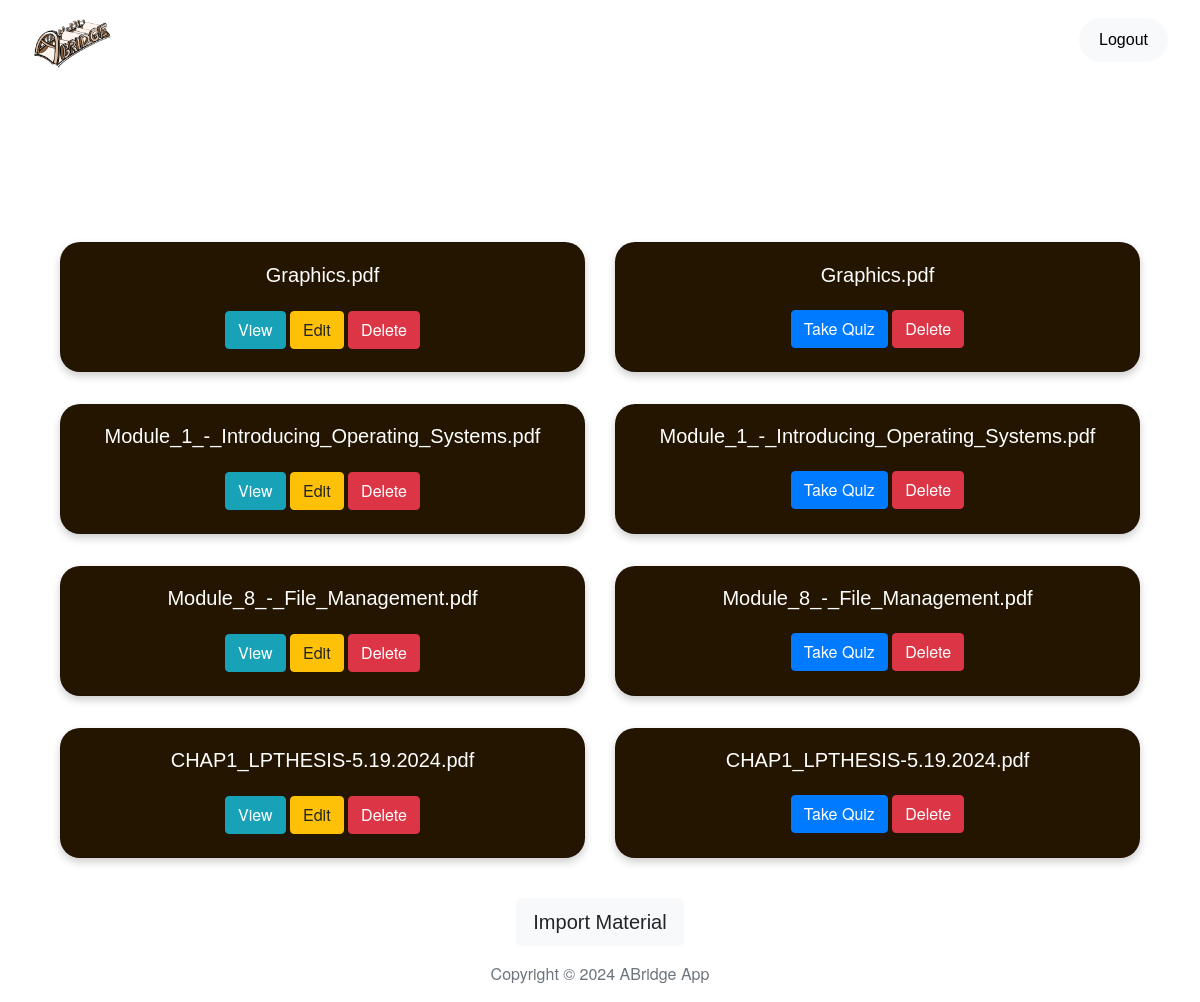
Page /dashboard (signed in) on the earlier database version.
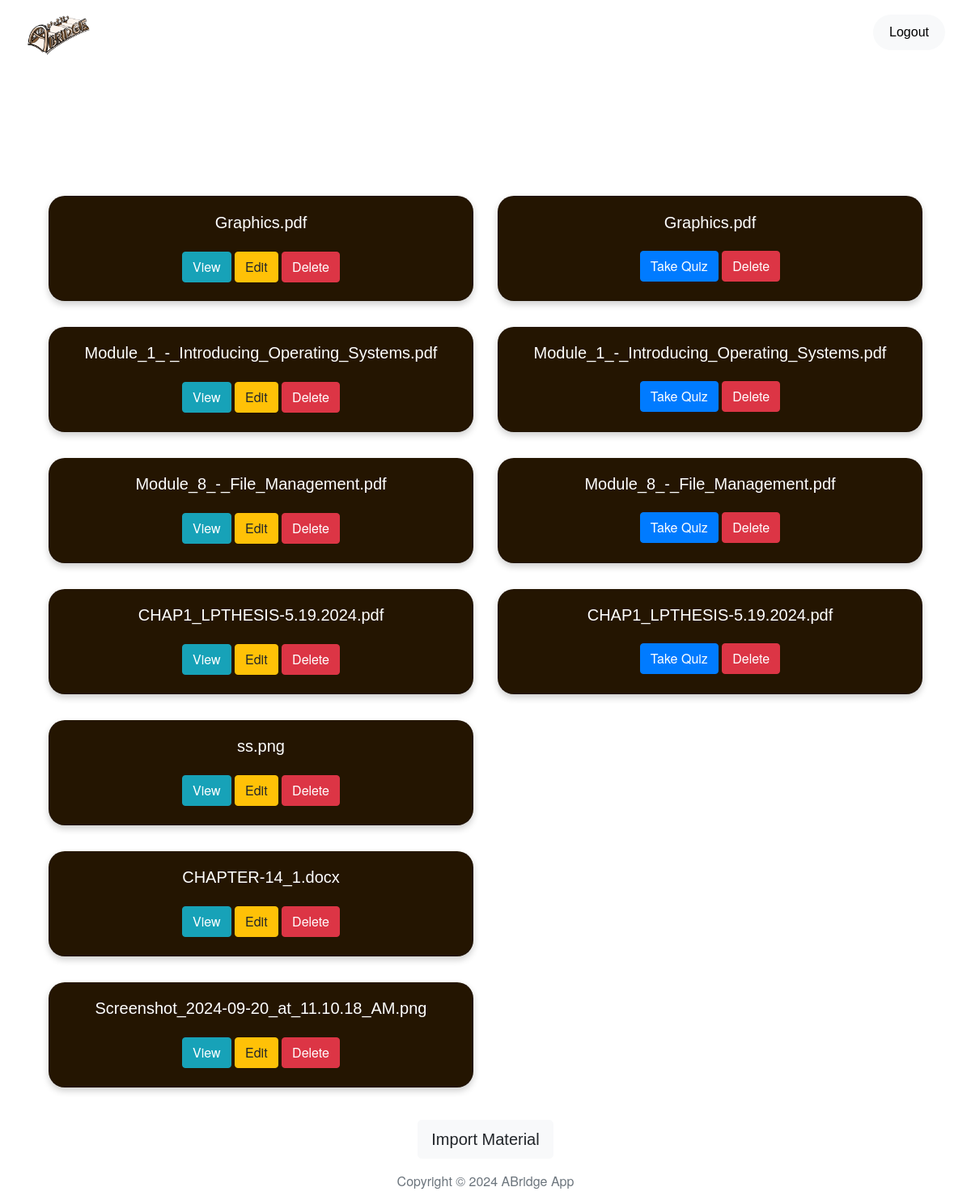
Same page on the later database version.
### website/models.py (models this page shows)
class Upload(db.Model):
    id = db.Column(db.Integer, primary_key=True)
    user_id = db.Column(db.Integer, db.ForeignKey('user.id'), nullable=False)
    filename = db.Column(db.String(150))
    text = db.Column(db.Text)
    summary = db.Column(db.Text)
    date_created = db.Column(db.DateTime(timezone=True), default=func.now())

class Quiz(db.Model):
    id = db.Column(db.Integer, primary_key=True)
    title = db.Column(db.String(150), nullable=False)  # This stores the summary filename
    user_id = db.Column(db.Integer, db.ForeignKey('user.id'), nullable=False)
    questions = db.relationship('Question', backref='quiz', lazy=True)

### website/views.py (the view)
@views.route('/dashboard')
@login_required
def dashboard():
    user_summaries = Upload.query.filter_by(user_id=current_user.id).all()
    user_quizzes = Quiz.query.filter_by(user_id=current_user.id).all()
    return render_template('nav/dashboard.html', user=current_user, uploads=user_summaries, summaries=user_summaries, quizzes=user_quizzes)

### website/__init__.py (called while the page is built)
def create_app():
    app = Flask(__name__)
    app.config['SECRET_KEY'] = SECRET_KEY
    app.config['SQLALCHEMY_DATABASE_URI'] = f'sqlite:///{DB_NAME}'
    app.config['UPLOAD_FOLDER'] = 'uploads'
    db.init_app(app)
    migrate.init_app(app, db)
    os.makedirs(app.config['UPLOAD_FOLDER'], exist_ok=True)
    from .views import views
    from .auth import auth
    app.register_blueprint(views, url_prefix='/')
    app.register_blueprint(auth, url_prefix='/')
    from .models import User, Upload, Quiz, Question
    with app.app_context():
        db.create_all()
    login_manager = LoginManager()
    login_manager.login_view = 'auth.login'
    login_manager.init_app(app)
    @login_manager.user_loader
    def load_user(id):
        return User.query.get(int(id))
    return app

### website/templates/nav/dashboard.html (shortened to what this page needs)
{% extends "base.html" %}
{% block content %}
<main class="container mt-5">
    <div class="row">
        <div class="col-md-6">
            <h2 class="h3 mt-5 mb-3">Summaries</h2>
            <div class="list-group">
                {% for summary in summaries %}
                <div class="list-group-item card-custom mb-3 equal-height" style="text-align: center; border-radius: 20px; padding: 20px;">
                    <h5>{{ summary.filename }}</h5>
                    <a href="{{ url_for('views.view_summary', summary_id=summary.id) }}" class="btn btn-info">View</a>
                    <a href="{{ url_for('views.edit_summary', summary_id=summary.id) }}" class="btn btn-warning">Edit</a>
                    <form action="{{ url_for('views.delete_summary', summary_id=summary.id) }}" method="POST" class="d-inline">
                        <button type="submit" class="btn btn-danger">Delete</button>
                    </form>
                </div>
                {% endfor %}
            </div>
        </div>
        <div class="col-md-6">
            <h2 class="h3 mt-5 mb-3">Quizzes</h2>
            <div class="list-group">
                {% for item in quizzes %}
                <div class="list-group-item card-custom mb-3 equal-height" style="text-align: center; border-radius: 20px; padding: 20px;">
                    <h5>{{ item.title }}</h5>
                    <a href="{{ url_for('views.view_quiz', filename=item.title, summary_id=item.summary_id, quiz_id=item.id) }}" class="btn btn-primary" style="margin-top: 15px;">Take Quiz</a>
                    <form action="{{ url_for('views.delete_quiz', quiz_id=item.id) }}" method="POST" class="d-inline">
                        <button type="submit" class="btn btn-danger" style="margin-top: 15px;">Delete</button>
                    </form>
                </div>
                {% endfor %}
            </div>
        </div>
    </div>
    {% if current_user.is_authenticated %}
    <div class="mt-4 text-center">
        <a href="{{ url_for('views.import_materials') }}" class="btn btn-light btn-lg" role="button" aria-label="Import materials" style="font-family:'Neue Montreal',sans-serif;">Import Material</a>
    </div>
    {% endif %}
</main>
{% endblock %}

### website/templates/base.html (shortened to what this page needs)
<!DOCTYPE html>
<html lang="en">
<head>
    <link
        rel="stylesheet"
        href="https://stackpath.bootstrapcdn.com/bootstrap/4.4.1/css/bootstrap.min.css"
    />
    <link
        rel="stylesheet"
        href="https://stackpath.bootstrapcdn.com/font-awesome/4.7.0/css/font-awesome.min.css"
    />
    <link
        rel="stylesheet"
        href="{{ url_for('static', filename='style.css') }}"
    />
</head>
<body>
    <header class="navbar navbar-expand-lg navbar-custom">
        <div class="collapse navbar-collapse" id="navbar">
            <div class="navbar-nav mr-auto d-flex align-items-center">
                <a class="navbar-brand" id="home" href="/">
                    <img src="/static/images/logo.png" alt="Logo" width="80" height="80">
                </a>
                <a class="nav-item nav-link" id="about" href="/about">About</a>
                <a class="nav-item nav-link" id="contact" href="/contact">Contact</a>
                {% if user.is_authenticated %}
                <a class="nav-item nav-link" id="dashboard" href="/dashboard">Dashboard</a>
                {% endif %}
            </div>
            <div class="navbar-nav ml-auto d-flex align-items-center">
                {% if not user.is_authenticated %}
                <a class="navbar navbar-light custom-navbar" id="login" style="color: white; text-decoration: none; padding-left: 5px;" href="/login">Login</a>
                <a class="navbar navbar-light bg-light" id="signUp" href="/sign-up">Sign Up</a>
                {% else %}
                <a class="navbar navbar-light bg-light" id="logout" href="/logout">Logout</a>
                {% endif %}
            </div>
        </div>
    </header>
    <main class="main-content container">
        {% block content %}
        {% endblock %}
    </main>
    <footer class="footer">
        <div class="container text-center">
            <span class="text-muted">Copyright © 2024 ABridge App</span>
        </div>
    </footer>
</body>
</html>

### website/static/style.css (style rules this page uses)
html, body { height: 100%; margin: 0; }
body { font-family: 'Helvetica Neue', Arial, sans-serif; background-image: url('/static/images/background.jpg'); background-size: cover; background-position: center; background-attachment: fixed; margin: 0; padding: 0; height: 100vh; display: flex; flex-direction: column; align-items: center; }
h2 { color: #ffffff; align-items: center; justify-content: center; text-align: center; font-family: 'Halvar Breitschrift', sans-serif; }
h5 { color: white; font-family: 'Neue Montreal', sans-serif; }
.main-content { flex: 1; }
.footer { color: #ffffff; padding: 1rem; text-align: center; border-top: none; background-color: rgba(0, 0, 0, 0); }
.navbar-custom { justify-content: space-between; align-items: center; width: 100%; height: 80px; padding: 0 2rem; background-color: transparent; display: flex; }
.navbar-nav.mr-auto { align-items: center; display: flex; }
.navbar-nav.ml-auto { justify-content: flex-end; align-items: center; margin-left: auto; display: flex; }
.nav-item.nav-link { display: flex; align-items: center; color: white !important; padding: 0 1rem; height: 80px; font-family: 'Neue Montreal', sans-serif; }
.navbar-brand { margin-right: 1rem; }
.navbar-nav.mr-auto .nav-item { margin-right: 1rem; }
a.navbar { text-decoration: none; color: black; border-radius: 40px; padding: 10px 20px; font-family: 'Neue Montreal', sans-serif; }
#about { width: 52px; }
#contact { width: 69px; }
#dashboard { width: 94px; }
.card-custom { width: 500px; height: auto; padding: 1rem; margin: 1rem auto; text-align: center; box-shadow: 0 4px 8px rgba(0, 0, 0, 0.2); background-color: rgb(36, 21, 1); color: rgb(188, 184, 184); }
h2 { font-family: 'Halvar Breitschrift', sans-serif; color: #ffffff; align-items: center; justify-content: center; text-align: center; }
.footer { background-color: rgba(0, 0, 0, 0); color: #ffffff; padding: 1rem; text-align: center; border-top: none; }
.navbar-custom { display: flex; justify-content: space-between; align-items: center; width: 100%; height: 80px; padding: 0 2rem; background-color: transparent; }
.navbar-nav.mr-auto { display: flex; align-items: center; }
.navbar-nav.ml-auto { display: flex; justify-content: flex-end; align-items: center; margin-left: auto; }
.nav-item.nav-link { font-family: 'Neue Montreal', sans-serif; display: flex; align-items: center; color: white !important; padding: 0 1rem; height: 80px; }
a.navbar { font-family: 'Neue Montreal', sans-serif; text-decoration: none; color: black; border-radius: 40px; padding: 10px 20px; }
.card-custom { width: 100%; height: 130px; padding: 20px; border-radius: 20px; text-align: center; margin: 1rem auto; box-shadow: 0 4px 8px rgba(0, 0, 0, 0.2); background-color: rgb(36, 21, 1); color: rgb(188, 184, 184); }

Differences in the rows shown:
added Upload: filename "ss.png"
added Upload: filename "CHAPTER-14_1.docx"
added Upload: filename "Screenshot_2024-09-20_at_11.10.18_AM.png"
